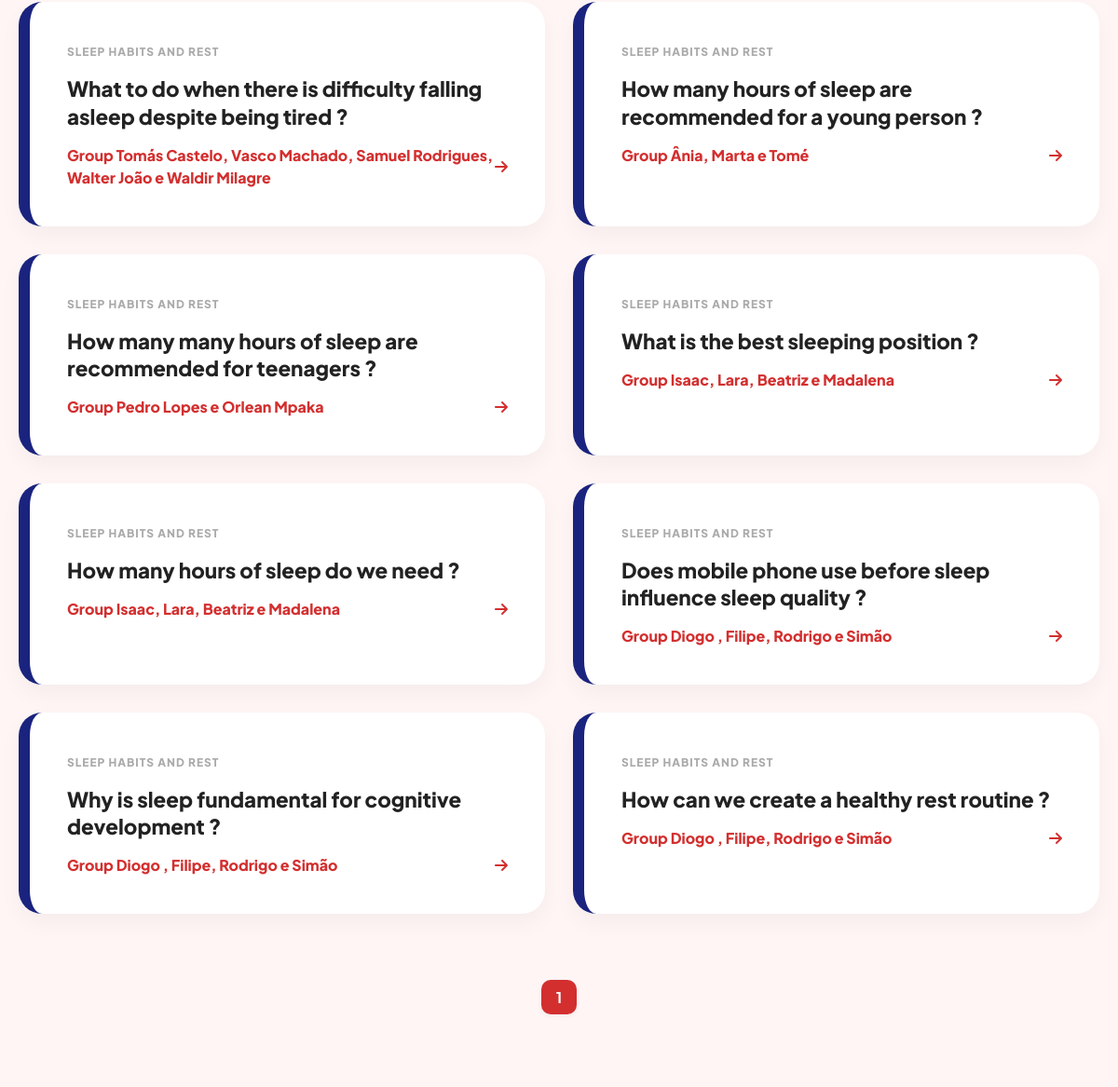
Page /?category=6&per_page=20 (middle part) on the earlier database version.
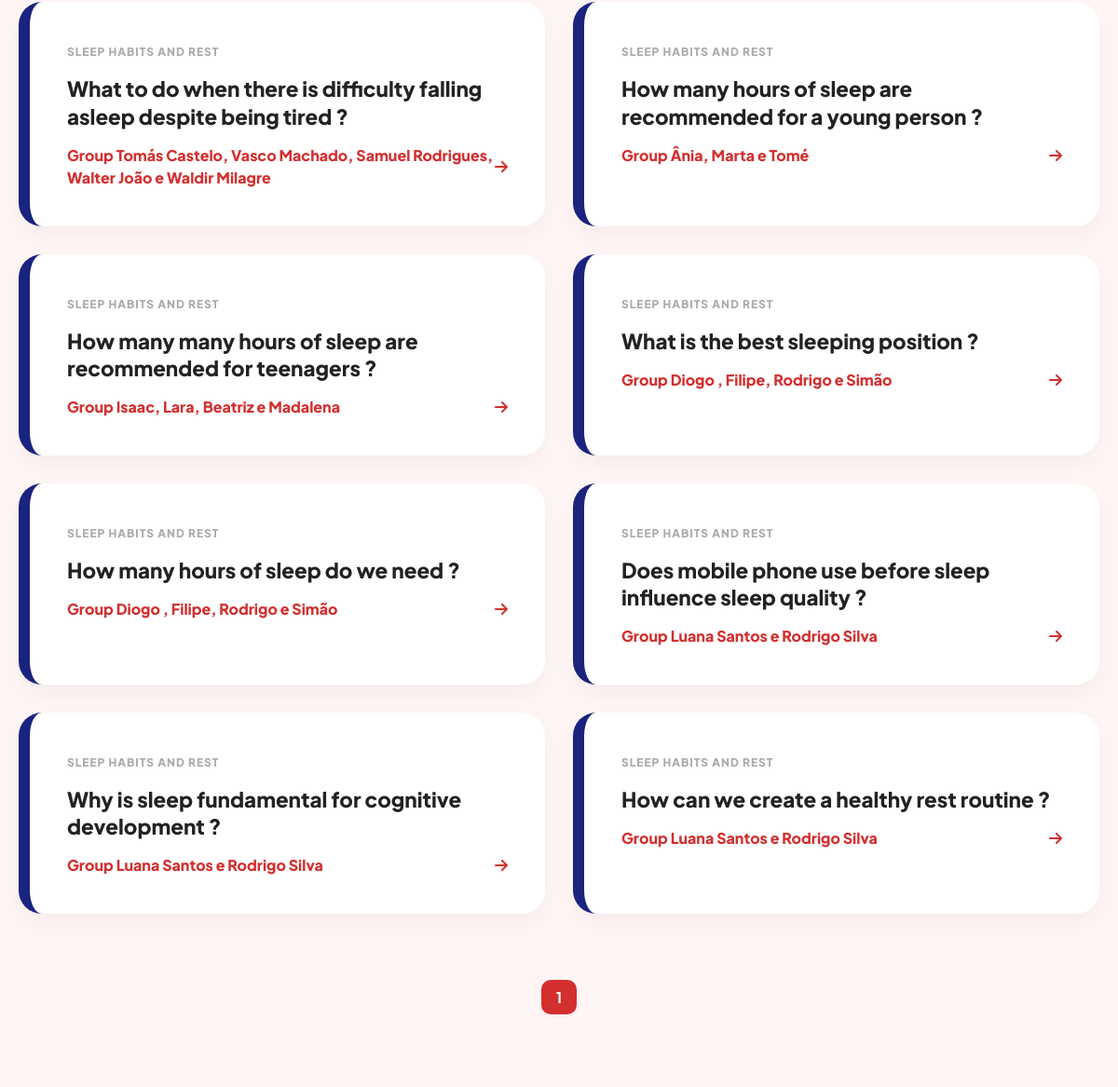
Same page on the later database version.
### tables this page shows
CREATE TABLE questions (
        id_question INTEGER PRIMARY KEY AUTOINCREMENT,
        id_group INTEGER,
        id_category INTEGER,
        question TEXT,
        answer TEXT,
        pergunta TEXT,
        resposta TEXT,
        votes INTEGER DEFAULT 0,
        FOREIGN KEY (id_category) REFERENCES categories(id_category),
        FOREIGN KEY (id_group) REFERENCES groups(id_group));

CREATE TABLE groups (
        id_group INTEGER PRIMARY KEY AUTOINCREMENT,
        name TEXT NOT NULL,
        grade TEXT DEFAULT NULL);

CREATE TABLE categories (
        id_category INTEGER PRIMARY KEY AUTOINCREMENT,
        name TEXT NOT NULL UNIQUE,
        nome TEXT NOT NULL UNIQUE);

### app.py (the view)
@app.route('/', methods=['GET', 'POST'])
def home():
    category_id = request.args.get('category', type=int)
    current_page = request.args.get('page', 1, type=int)
    per_page = request.args.get('per_page', 20, type=int)
    sort_by = request.args.get('sort', 'most_relevant')
    search_query = request.args.get('search', type=str)
    total_questions = get_count_questions_en(category_id=category_id, search_query=search_query)
    total_pages = math.ceil(total_questions / per_page)
    questions = get_questions_en(per_page=per_page, current_page=current_page,
                                 category_id=category_id, sort_by=sort_by, search_query=search_query)
    if request.headers.get('HX-Request'):
        return render_template('partials/faq_cards.html', questions=questions, selected_category=category_id)
    return render_template('home.html',questions=questions,total_pages=total_pages,
                           current_page=current_page,selected_category=category_id,
                           per_page=per_page,sort_by=sort_by)

### dbqueries.py (called while the page is built)
def get_count_questions_en(category_id=None, search_query=None):
    with sqlite3.connect(DBFILE) as conn:
        cursor = conn.cursor()
        if category_id and search_query:
            cursor.execute('SELECT COUNT(*) FROM questions WHERE id_category = ? AND question LIKE ?', (category_id, f'%{search_query}%'))
        elif category_id:
            cursor.execute('SELECT COUNT(*) FROM questions WHERE id_category = ?', (category_id,))
        elif search_query:
            cursor.execute('SELECT COUNT(*) FROM questions WHERE question LIKE ?', (f'%{search_query}%',))
        else:
            cursor.execute('SELECT COUNT(*) FROM questions')
        return cursor.fetchone()[0]

### templates/home.html (shortened to what this page needs)
<!DOCTYPE html>
<html lang="en">
<head>
    <link href="https://cdn.jsdelivr.net/npm/bootstrap@5.3.3/dist/css/bootstrap.min.css" rel="stylesheet">
    <link rel="stylesheet" href="https://cdnjs.cloudflare.com/ajax/libs/font-awesome/6.0.0/css/all.min.css">
    <link rel="stylesheet" href="static/css/style-home.css">
</head>
<body>
    <div id="main-content-wrapper">
        <main class="container-layout">
            <section class="faq-section">
            {% include 'partials/faq_cards.html' %}
            </section>
            <nav class="pagination-wrapper mt-5" style="grid-column: 1 / 9;">
                <ul class="pagination-list d-flex justify-content-center list-unstyled gap-2">
                    {% set start = [current_page - 2, 1]|max %}
                    {% set end = [start + 4, total_pages]|min %}
                    {% set start = [end - 4, 1]|max %}
                    {% for p in range(start, end + 1) %}
                        {% if p > 0 %}
                        <li>
                            <a href="{{ url_for('home', page=p, category=selected_category, per_page=per_page, sort=sort_by) }}"
                            class="pagi-num {% if p == current_page %}active{% endif %}">
                                {{ p }}
                            </a>
                        </li>
                        {% endif %}
                    {% endfor %}
                </ul>
            </nav>
        </main>
    </div>
</body>
</html>

### templates/partials/faq_cards.html
{% for question, answer, group, category, votes in questions %}
    {% set border_class = "border-gray" %}
    {% if selected_category == 1 %}{% set border_class = "border-mental" %}
    {% elif selected_category == 2 %}{% set border_class = "border-sexuality" %}
    {% elif selected_category == 3 %}{% set border_class = "border-addictive" %}
    {% elif selected_category == 4 %}{% set border_class = "border-nutrition" %}
    {% elif selected_category == 5 %}{% set border_class = "border-hygiene" %}
    {% elif selected_category == 6 %}{% set border_class = "border-sleep" %}
    {% endif %}
    <div class="faq-card {{ border_class }}" data-bs-toggle="modal" data-bs-target="#modal{{ loop.index }}">
        <div class="card-body">
            <span class="category-tag-small">{{ category }}</span>
            <h3 class="question-text">{{ question }}</h3>
            <div class="card-footer-info">
                <span>Group {{ group }}</span>
                <i class="fa-solid fa-arrow-right"></i>
            </div>
        </div>
    </div>
{% else %}
    <div class="text-center w-100 py-5" style="grid-column: 1 / 9;">
        <p class="text-muted fs-5">No health topics found matching your search.</p>
    </div>
{% endfor %}

Differences in the rows shown:
changed through a linked row, questions "How many many hours of sleep are recommended for teenagers ?": name "Pedro Lopes e Orlean Mpaka" → "Isaac, Lara, Beatriz e Madalena"
changed through a linked row, questions "What is the best sleeping position ?": name "Isaac, Lara, Beatriz e Madalena" → "Diogo , Filipe, Rodrigo e Simão"
changed through a linked row, questions "How many hours of sleep do we need ?": name "Isaac, Lara, Beatriz e Madalena" → "Diogo , Filipe, Rodrigo e Simão"
changed through a linked row, questions "Does mobile phone use before sleep influence sleep quality ?": name "Diogo , Filipe, Rodrigo e Simão" → "Luana Santos e Rodrigo Silva"
changed through a linked row, questions "Why is sleep fundamental for cognitive development ?": name "Diogo , Filipe, Rodrigo e Simão" → "Luana Santos e Rodrigo Silva"
changed through a linked row, questions "How can we create a healthy rest routine ?": name "Diogo , Filipe, Rodrigo e Simão" → "Luana Santos e Rodrigo Silva"
